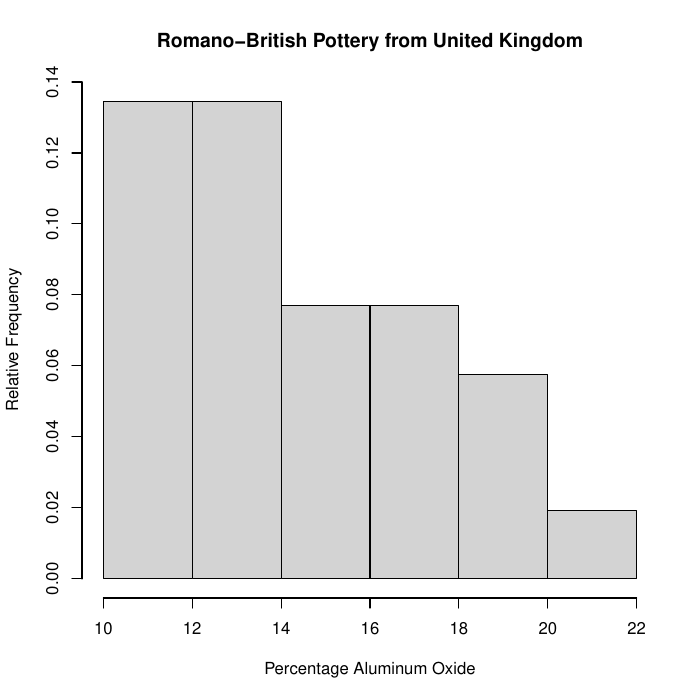

Write R code to recreate this figure.
# WMS Ex. 1.8 (a) - Relative frequency histogram representing
# the amount of aluminum oxide in 26 samples of Romano-British
# pottery found at four different kiln sites in the United Kingdom.

al2o3 <- c(
  14.4, 13.8, 14.6, 11.5, 13.8, 10.9, 10.1,
  11.6, 11.1, 13.4, 12.4, 13.1, 12.7, 12.5,
  11.8, 11.6, 18.3, 15.8, 18.0, 18.0, 20.8,
  17.7, 18.3, 16.7, 14.8, 19.1
)

pdf("../../plots/ex1_8_a.pdf")

hist(
  al2o3,
  freq = FALSE,
  main = "Romano-British Pottery from United Kingdom",
  xlab = "Percentage Aluminum Oxide",
  ylab = "Relative Frequency"
)

dev.off()
